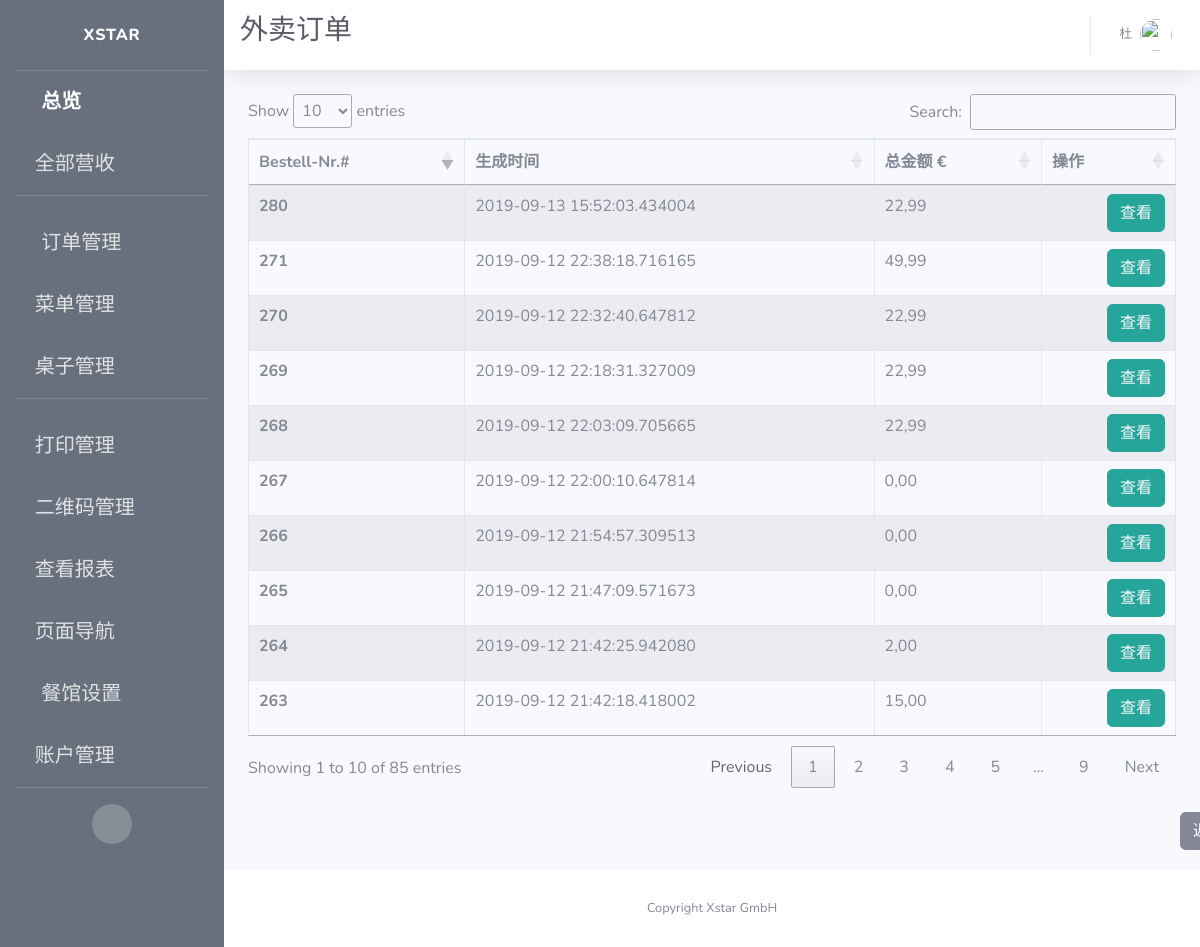
The page /admin/takeaway/orders/all (signed in) on the database as committed earlier.
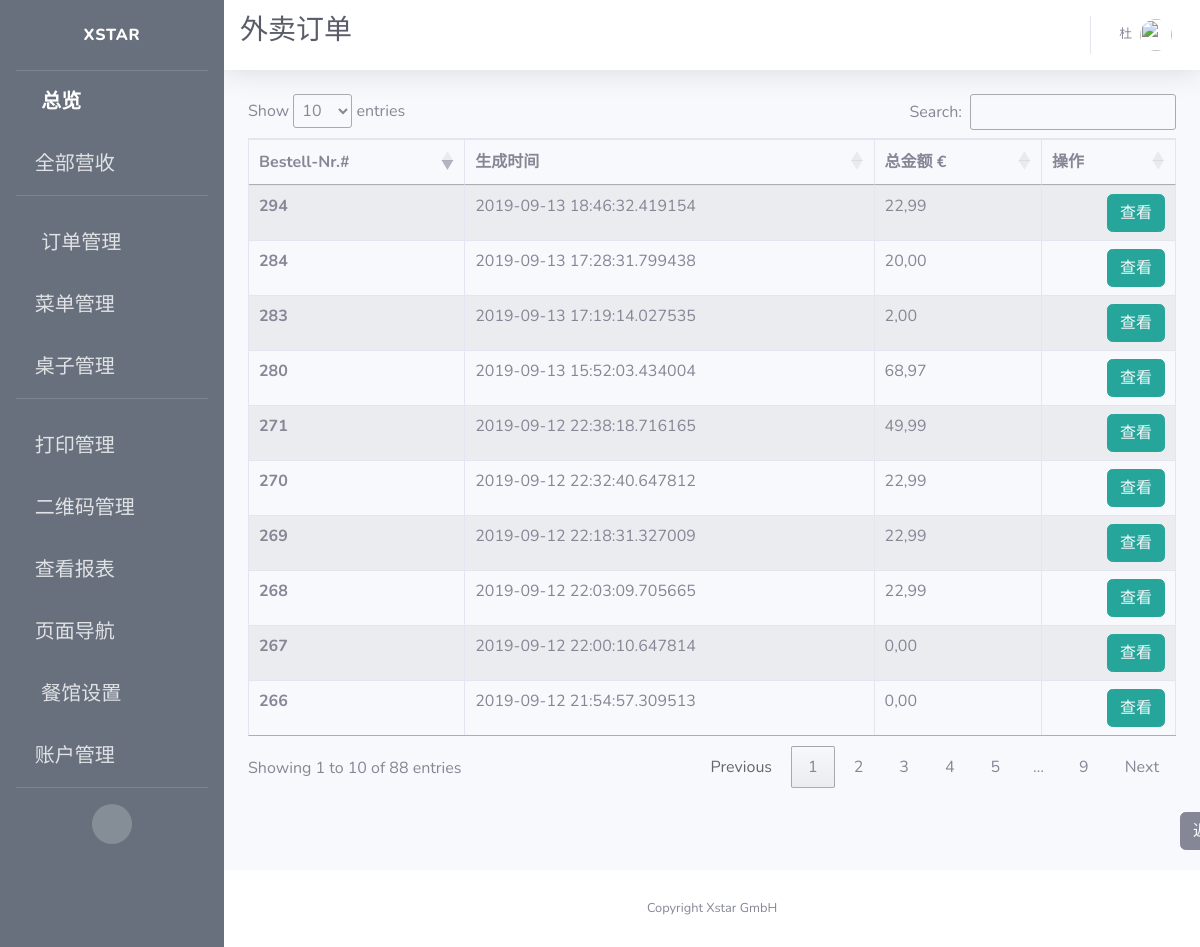
The same page on the database as committed later.
### app/models.py (models this page shows)
class Order(db.Model):
    id = db.Column(db.Integer, primary_key=True, unique=True, index=True)
    totalPrice = db.Column(db.Float, unique=False)
    orderNumber = db.Column(db.String(200), unique=True)
    timeCreated = db.Column(db.DateTime, default=datetime.utcnow)
    isPaid = db.Column(db.Boolean, default=False)
    isReady = db.Column(db.Boolean, default=False)
    isPickedUp = db.Column(db.Boolean, default=False)
    items = db.Column(db.String(1500))
    pay_via = db.Column(db.String(100))
    type = db.Column(db.String(100))
    container = db.Column(db.String(300))
    mealPrinted = db.Column(db.Boolean, default=False)
    printed = db.Column(db.Boolean, default=False)
    settleTime = db.Column(db.DateTime)
    settleID = db.Column(db.String(500))
    table_name = db.Column(db.String(500))
    seat_number = db.Column(db.String(500))
    isCancelled = db.Column(db.Boolean(), default=False)
    isDone = db.Column(db.Boolean())
    dishes = db.Column(db.String(1500))
    discount = db.Column(db.Float, default=0.0)
    discount_rate = db.Column(db.Float, default=0.0)
    subtype = db.Column(db.String(500))
    endTotal = db.Column(db.Float, default=totalPrice)

### app/routes.py (the view)
@app.route("/admin/takeaway/orders/all")
@login_required
def all_out_orders():
    referrer = request.headers.get('Referer')
    orders = Order.query.filter(Order.type == "Out").all()
    context = dict(title=u'外卖订单',
                   orders=orders,
                   referrer=referrer,
                   company_name=company_info.get('company_name'),
                   formatter=formatter)
    return render_template('all_out_orders.html', **context)

### app/models.py (called while the page is built)
@login.user_loader
def load_user(id):
    return User.query.get(int(id))

### app/utilities.py (called while the page is built)
def formatter(number):
    if number == 0:
        number = '{:.2f}'.format(round(number, 2))
        number = number.replace(".", ",")
        return number
    number = format_decimal(round(float(number), 2), locale="de_DE")
    if len(number.split(",")) == 1:
        number = number + ",00"
        return number
    if len(number.split(",")[1]) == 1:
        number = number + "0"
        return number
    return number

### app/templates/all_out_orders.html (shortened to what this page needs)
{% extends 'base.html' %}
{% block css %}
<link rel="stylesheet" type="text/css" href="https://cdn.datatables.net/1.10.19/css/jquery.dataTables.css">
<link rel="stylesheet" type="text/css" href="https://cdnjs.cloudflare.com/ajax/libs/twitter-bootstrap/4.1.3/css/bootstrap.css">
<link rel="stylesheet" type="text/css" href="https://cdn.datatables.net/1.10.19/css/dataTables.bootstrap4.min.css">
{% endblock %}
{% block title %}
<h1 class="h3 mb-2 text-gray-800">{{ title }}</h1>
{% endblock %}
{% block content %}
<div class="row">
    <div class="col-sm-12">
        <table id="example" class="table table-striped table-bordered">
      <thead>
        <tr>
          <th scope="col">Bestell-Nr.#</th>
          <th scope="col">生成时间</th>
          <th scope="col">总金额 €</th>
          <th scope="col">操作</th>
        </tr>
      </thead>
      <tbody>
      {% for order in orders %}
        <tr id={{ order.id }}>
          <th scope="row">{{ order.id }}</th>
          <td>{{ order.timeCreated }}</td>
          <td>{{ formatter(order.totalPrice) }}</td>
          <td style="text-align:right">
            <span>
              <button type="button" class="btn btn-info" style="border-color:#26a69a; background-color:#26a69a;">
                <a href={{ url_for('takeaway_order_view', order_id=order.id) }} style="color: rgb(247, 249, 252)">
                  查看
                </a>
              </button>
            </span>
          </td>
        </tr>
      {% endfor %}
      </tbody>
    </table>
    </div>
</div>
<br>
<button type="button" class="btn btn-secondary" id="back">
  <a href="{{referrer}}" style="color: rgb(247, 249, 252)">
    返回
  </a>
</button>
{% endblock %}

Rows that differ between the two databases and show on the page:
no longer on this page (row unchanged): Order: id "263", timeCreated "2019-09-12 21:42:18.418002", totalPrice "15,00"
no longer on this page (row unchanged): Order: id "264", timeCreated "2019-09-12 21:42:25.942080", totalPrice "2,00"
no longer on this page (row unchanged): Order: id "265", timeCreated "2019-09-12 21:47:09.571673", totalPrice "0,00"
changed Order id 280: totalPrice "22,99" → "68,97"
added Order: id "283", timeCreated "2019-09-13 17:19:14.027535", totalPrice "2,00"
added Order: id "284", timeCreated "2019-09-13 17:28:31.799438", totalPrice "20,00"
added Order: id "294", timeCreated "2019-09-13 18:46:32.419154", totalPrice "22,99"
Other text that changed with them:
text written by a page script: "Show entries Search: Showing 1 to 10 of 85 entries Previous 1 2 3 4 5 … 9 Next" → "Show entries Search: Showing 1 to 10 of 88 entries Previous 1 2 3 4 5 … 9 Next"
